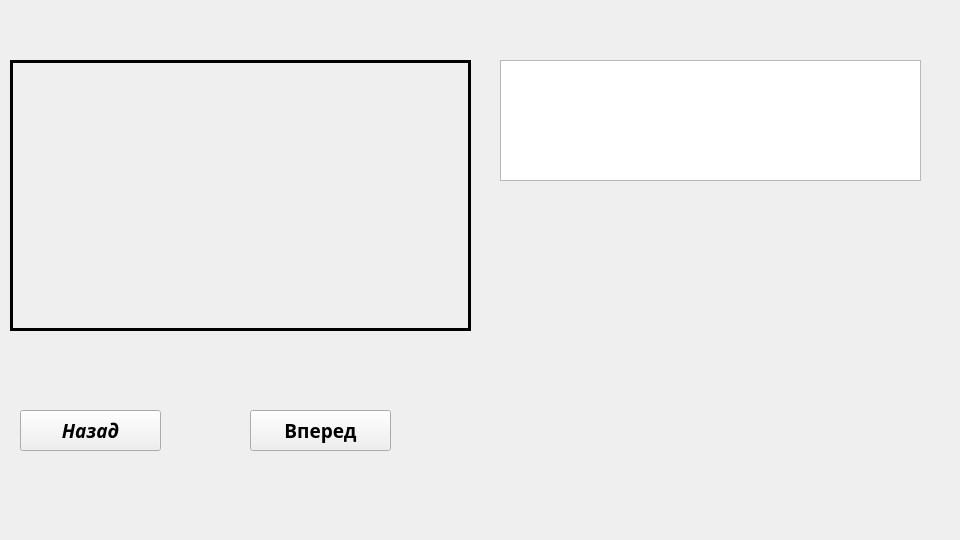
<?xml version="1.0" encoding="UTF-8"?>
<ui version="4.0">
 <class>katalog</class>
 <widget class="QWidget" name="katalog">
  <property name="windowModality">
   <enum>Qt::WindowModal</enum>
  </property>
  <property name="geometry">
   <rect>
    <x>0</x>
    <y>0</y>
    <width>960</width>
    <height>540</height>
   </rect>
  </property>
  <property name="windowTitle">
   <string>chernokolpakov</string>
  </property>
  <widget class="QLabel" name="Image">
   <property name="geometry">
    <rect>
     <x>10</x>
     <y>60</y>
     <width>461</width>
     <height>271</height>
    </rect>
   </property>
   <property name="autoFillBackground">
    <bool>false</bool>
   </property>
   <property name="styleSheet">
    <string notr="true">

border: 3px solid black;
backgroun-image:cover;</string>
   </property>
   <property name="text">
    <string/>
   </property>
   <property name="scaledContents">
    <bool>true</bool>
   </property>
  </widget>
  <widget class="QPushButton" name="NextButton">
   <property name="geometry">
    <rect>
     <x>20</x>
     <y>410</y>
     <width>141</width>
     <height>41</height>
    </rect>
   </property>
   <property name="font">
    <font>
     <family>Segoe UI Black</family>
     <pointsize>14</pointsize>
     <weight>75</weight>
     <italic>true</italic>
     <bold>true</bold>
    </font>
   </property>
   <property name="text">
    <string>Назад</string>
   </property>
  </widget>
  <widget class="QPushButton" name="PrevButton">
   <property name="geometry">
    <rect>
     <x>250</x>
     <y>410</y>
     <width>141</width>
     <height>41</height>
    </rect>
   </property>
   <property name="font">
    <font>
     <family>Segoe UI Black</family>
     <pointsize>14</pointsize>
     <weight>75</weight>
     <bold>true</bold>
    </font>
   </property>
   <property name="text">
    <string>Вперед</string>
   </property>
  </widget>
  <widget class="QLabel" name="label_2">
   <property name="geometry">
    <rect>
     <x>500</x>
     <y>230</y>
     <width>421</width>
     <height>41</height>
    </rect>
   </property>
   <property name="font">
    <font>
     <family>Segoe UI Black</family>
     <pointsize>12</pointsize>
     <weight>75</weight>
     <italic>false</italic>
     <bold>true</bold>
    </font>
   </property>
   <property name="text">
    <string/>
   </property>
  </widget>
  <widget class="QTextBrowser" name="textBrowser">
   <property name="geometry">
    <rect>
     <x>500</x>
     <y>60</y>
     <width>421</width>
     <height>121</height>
    </rect>
   </property>
   <property name="font">
    <font>
     <family>Segoe UI Black</family>
     <pointsize>14</pointsize>
     <weight>75</weight>
     <italic>true</italic>
     <bold>true</bold>
    </font>
   </property>
  </widget>
 </widget>
 <resources/>
 <connections/>
</ui>
